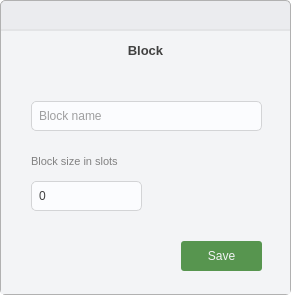
<?xml version="1.0" encoding="UTF-8"?>
<ui version="4.0">
 <class>AddBlock</class>
 <widget class="QDialog" name="AddBlock">
  <property name="geometry">
   <rect>
    <x>0</x>
    <y>0</y>
    <width>291</width>
    <height>295</height>
   </rect>
  </property>
  <property name="windowTitle">
   <string>Dialog</string>
  </property>
  <property name="styleSheet">
   <string notr="true">* {
	background: transparent;
	border: none;
	color: #414141;
}

QComboBox{
	border: 1px solid #D3D4D6;
	border-radius: 5px;
	padding-left: 5px;
	outline: none;
	background: #FBFCFE;
}

QComboBox::drop-down{
	background: transparent;
}

QComboBox::down-arrow{
	image: url(':/icons/icons/drop_down.svg');
	height: 24px;
	width: 24px;
}

QSpinBox{
	border: 1px solid #D3D4D6;
	border-radius: 5px;
	padding-left: 5px;
	background: #FBFCFE;
}

QSpinBox:down-button{
	background: transparent;
}

QSpinBox:up-button{
	background: transparent;
}

QSpinBox:down-arrow{
	image: url(':/icons/icons/drop_down.svg');
	height: 24px;
	width: 24px;
}

QSpinBox:up-arrow{
	image: url(':/icons/icons/drop_up.svg');
	height: 24px;
	width: 24px;
}

QLineEdit{
	border: 1px solid #D3D4D6;
	border-radius: 5px;
	padding-left: 5px;
	background: #FBFCFE;
}

QWidget#main_container {
	background: #EBECEF;
	border-radius: 5px;
	border: 1px solid #B1B1B1;
}

QWidget#container {
	background: #F3F4F6;
}

#close_btn:hover{
	background: #DC2626;
}

#toolbar{
	border-bottom: 2px solid #E3E4E6;
}</string>
  </property>
  <layout class="QVBoxLayout" name="verticalLayout_2">
   <property name="spacing">
    <number>0</number>
   </property>
   <property name="leftMargin">
    <number>0</number>
   </property>
   <property name="topMargin">
    <number>0</number>
   </property>
   <property name="rightMargin">
    <number>0</number>
   </property>
   <property name="bottomMargin">
    <number>0</number>
   </property>
   <item>
    <widget class="QWidget" name="main_container" native="true">
     <layout class="QVBoxLayout" name="verticalLayout">
      <property name="spacing">
       <number>0</number>
      </property>
      <property name="leftMargin">
       <number>1</number>
      </property>
      <property name="topMargin">
       <number>1</number>
      </property>
      <property name="rightMargin">
       <number>1</number>
      </property>
      <property name="bottomMargin">
       <number>1</number>
      </property>
      <item>
       <widget class="QWidget" name="toolbar" native="true">
        <property name="maximumSize">
         <size>
          <width>16777215</width>
          <height>30</height>
         </size>
        </property>
        <widget class="QPushButton" name="close_btn">
         <property name="geometry">
          <rect>
           <x>260</x>
           <y>0</y>
           <width>33</width>
           <height>30</height>
          </rect>
         </property>
         <property name="text">
          <string/>
         </property>
         <property name="icon">
          <iconset theme="QIcon::ThemeIcon::ApplicationExit"/>
         </property>
         <property name="iconSize">
          <size>
           <width>10</width>
           <height>10</height>
          </size>
         </property>
        </widget>
       </widget>
      </item>
      <item>
       <widget class="QWidget" name="container" native="true">
        <layout class="QVBoxLayout" name="verticalLayout_3">
         <property name="spacing">
          <number>0</number>
         </property>
         <property name="leftMargin">
          <number>0</number>
         </property>
         <property name="topMargin">
          <number>0</number>
         </property>
         <property name="rightMargin">
          <number>0</number>
         </property>
         <property name="bottomMargin">
          <number>0</number>
         </property>
         <item>
          <widget class="QLabel" name="label">
           <property name="maximumSize">
            <size>
             <width>16777215</width>
             <height>40</height>
            </size>
           </property>
           <property name="font">
            <font>
             <pointsize>10</pointsize>
             <bold>true</bold>
            </font>
           </property>
           <property name="frameShadow">
            <enum>QFrame::Shadow::Plain</enum>
           </property>
           <property name="text">
            <string>Block</string>
           </property>
           <property name="textFormat">
            <enum>Qt::TextFormat::RichText</enum>
           </property>
           <property name="alignment">
            <set>Qt::AlignmentFlag::AlignCenter</set>
           </property>
          </widget>
         </item>
         <item>
          <widget class="QFrame" name="frame">
           <property name="frameShape">
            <enum>QFrame::Shape::StyledPanel</enum>
           </property>
           <property name="frameShadow">
            <enum>QFrame::Shadow::Plain</enum>
           </property>
           <widget class="QLineEdit" name="block_name">
            <property name="geometry">
             <rect>
              <x>30</x>
              <y>30</y>
              <width>231</width>
              <height>30</height>
             </rect>
            </property>
            <property name="minimumSize">
             <size>
              <width>0</width>
              <height>30</height>
             </size>
            </property>
            <property name="placeholderText">
             <string>Block name</string>
            </property>
           </widget>
           <widget class="QSpinBox" name="block_size">
            <property name="geometry">
             <rect>
              <x>30</x>
              <y>110</y>
              <width>111</width>
              <height>30</height>
             </rect>
            </property>
            <property name="minimumSize">
             <size>
              <width>0</width>
              <height>30</height>
             </size>
            </property>
            <property name="minimum">
             <number>0</number>
            </property>
           </widget>
           <widget class="QLabel" name="title_2">
            <property name="geometry">
             <rect>
              <x>30</x>
              <y>80</y>
              <width>121</width>
              <height>20</height>
             </rect>
            </property>
            <property name="font">
             <font>
              <pointsize>8</pointsize>
              <bold>false</bold>
             </font>
            </property>
            <property name="styleSheet">
             <string notr="true">color: rgb(129, 129, 129);</string>
            </property>
            <property name="text">
             <string>Block size in slots</string>
            </property>
           </widget>
           <widget class="QPushButton" name="block_save">
            <property name="geometry">
             <rect>
              <x>180</x>
              <y>170</y>
              <width>81</width>
              <height>30</height>
             </rect>
            </property>
            <property name="cursor">
             <cursorShape>PointingHandCursor</cursorShape>
            </property>
            <property name="styleSheet">
             <string notr="true">padding: 5px;
background: #57954F;
color: #F3F4F6;
border-radius: 3px;</string>
            </property>
            <property name="text">
             <string>Save</string>
            </property>
           </widget>
          </widget>
         </item>
        </layout>
       </widget>
      </item>
     </layout>
    </widget>
   </item>
  </layout>
 </widget>
 <resources>
  <include location="../assets/icons.qrc"/>
 </resources>
 <connections/>
</ui>
